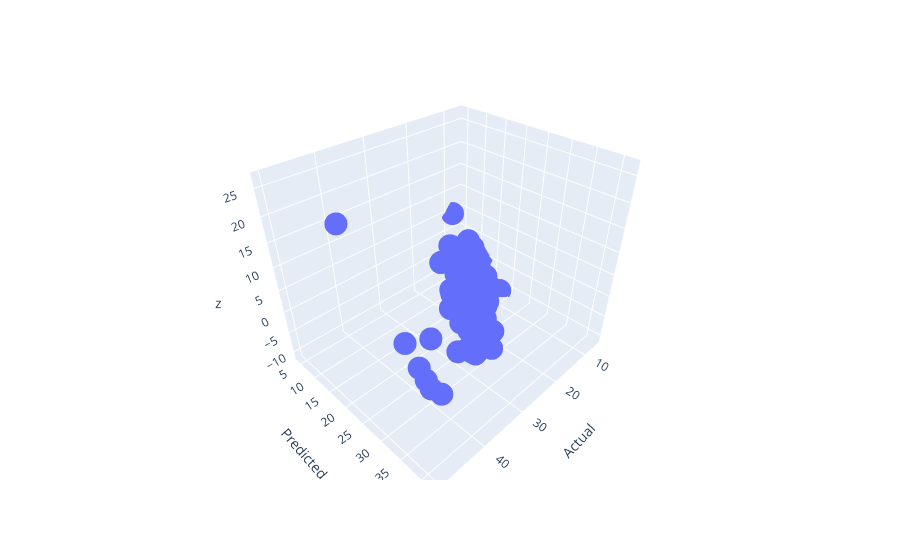

The notebook cell saved with this chart:
### Code cell
px.scatter_3d(final, 'Actual', 'Predicted', final['Actual']-final['Predicted'])
